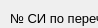
      <widget class="QWidget" name="page_4">
       <property name="geometry">
        <rect>
         <x>0</x>
         <y>0</y>
         <width>98</width>
         <height>28</height>
        </rect>
       </property>
       <attribute name="label">
        <string>СИ, применяемое в качестве эталона</string>
       </attribute>
       <widget class="QLabel" name="label_32">
        <property name="geometry">
         <rect>
          <x>10</x>
          <y>10</y>
          <width>141</width>
          <height>16</height>
         </rect>
        </property>
        <property name="font">
         <font>
          <family>MS Shell Dlg 2</family>
          <pointsize>10</pointsize>
          <weight>50</weight>
          <bold>false</bold>
         </font>
        </property>
        <property name="text">
         <string>№ СИ по перечню</string>
        </property>
       </widget>
       <widget class="QLineEdit" name="lineEdit_16">
        <property name="geometry">
         <rect>
          <x>10</x>
          <y>30</y>
          <width>661</width>
          <height>31</height>
         </rect>
        </property>
        <property name="font">
         <font>
          <family>Calibri</family>
          <pointsize>12</pointsize>
          <weight>50</weight>
          <bold>false</bold>
         </font>
        </property>
        <property name="maxLength">
         <number>512</number>
        </property>
        <property name="clearButtonEnabled">
         <bool>true</bool>
        </property>
       </widget>
       <widget class="QLabel" name="label_49">
        <property name="geometry">
         <rect>
          <x>10</x>
          <y>90</y>
          <width>411</width>
          <height>16</height>
         </rect>
        </property>
        <property name="font">
         <font>
          <family>MS Shell Dlg 2</family>
          <pointsize>10</pointsize>
          <weight>50</weight>
          <bold>false</bold>
         </font>
        </property>
        <property name="text">
         <string>Пример: 10597.86.5Р.00024;10457.86.2Р.00034;10597.86.0Р.00023</string>
        </property>
       </widget>
       <widget class="QLabel" name="label_50">
        <property name="geometry">
         <rect>
          <x>10</x>
          <y>70</y>
          <width>411</width>
          <height>16</height>
         </rect>
        </property>
        <property name="font">
         <font>
          <family>MS Shell Dlg 2</family>
          <pointsize>10</pointsize>
          <weight>50</weight>
          <bold>false</bold>
         </font>
        </property>
        <property name="text">
         <string>Значения перечисляются подряд и разделяются &quot;;&quot;</string>
        </property>
       </widget>
      </widget>
